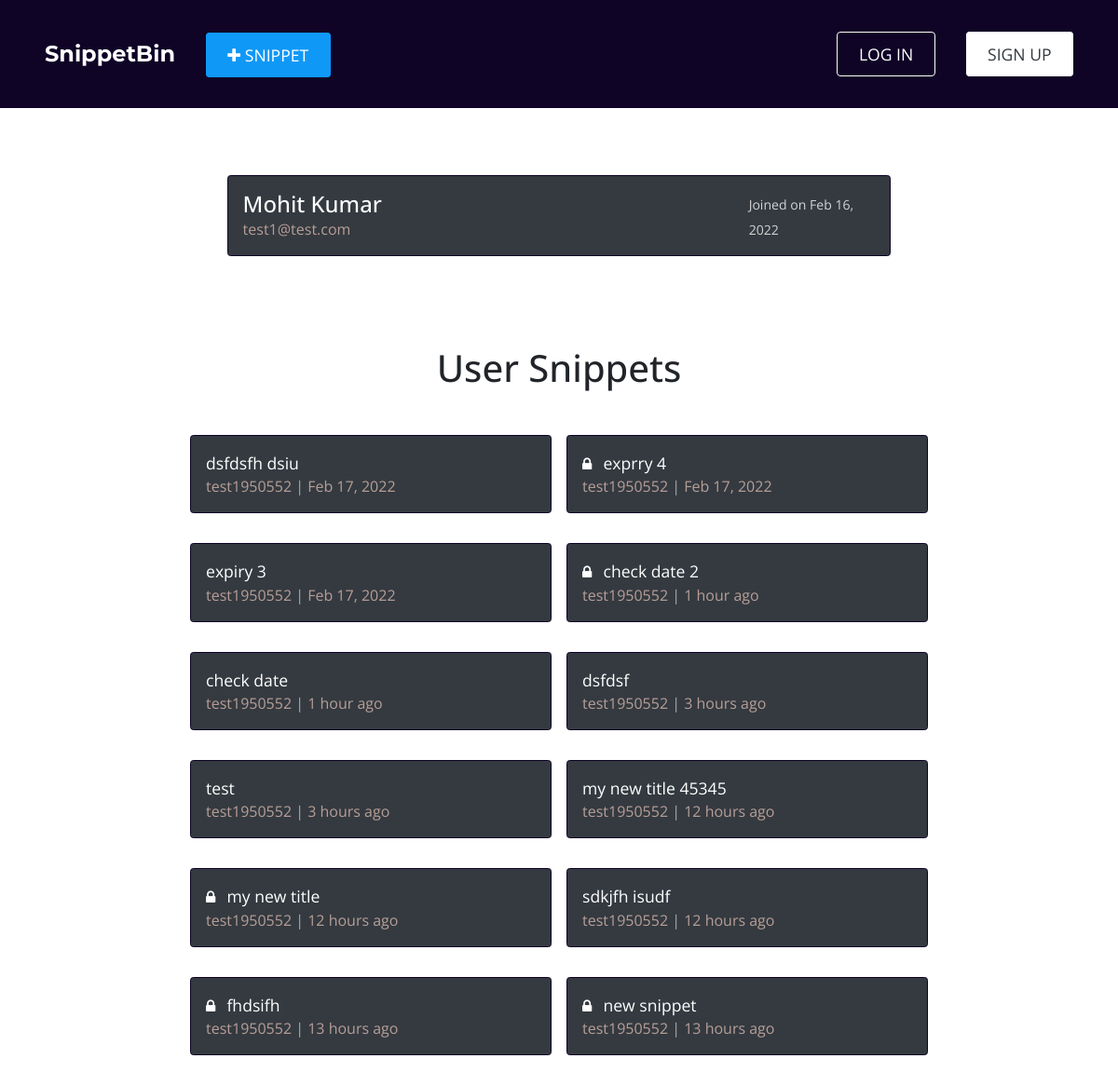
/u/test1950552/ (upper part), run on an earlier commit of the app's database.
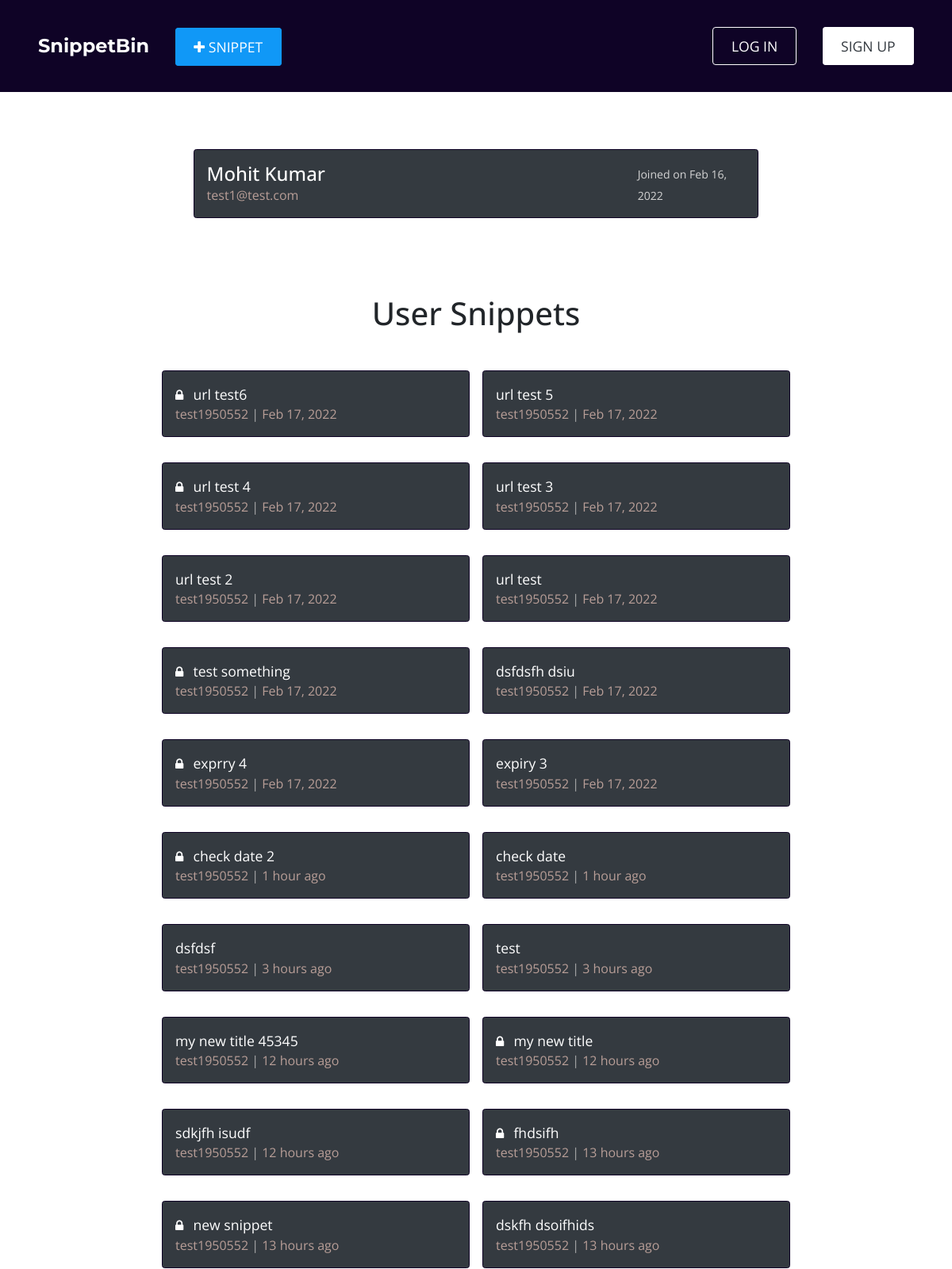
And on a later commit of the database.
### snippet/models.py (models this page shows)
class Snippet(models.Model):
  id = models.UUIDField(default = uuid.uuid4, unique = True, primary_key = True, editable = False)
  user = models.ForeignKey(User, on_delete = models.CASCADE)
  title = models.CharField(verbose_name = 'Title', max_length = 255)
  snippet = models.TextField(verbose_name = 'Snippet')
  is_encrypted = models.BooleanField(verbose_name = 'Is Encrypted', default = False)
  has_expiry = models.BooleanField(verbose_name = 'Has Expiry', default = False)
  created_at = models.DateTimeField(auto_now_add = True)
  expiration_date = models.DateTimeField(blank = True, null = True)
  expired = models.BooleanField(default = False, blank = True, null = True)
  def __str__(self):
    return str(self.id)
  def extract_delta_datetime(self):
    now = datetime.datetime.now()
    created_at = self.created_at
    created_at = created_at + datetime.timedelta(hours = 5, minutes = 30)
    start_tz = created_at.replace(tzinfo = timezone('UTC'))
    end_tz = now.replace(tzinfo = timezone('UTC'))
    val, show_type = find_datetime_delta(start_tz, end_tz)
    if show_type:
      show_type = show_type if val == 1 else show_type + 's'
    result = f'{val} {show_type} ago' if show_type else f'{val}'
    return result
  def if_has_expired(self):
    flag = False
    if self.has_expiry:
      now = datetime.datetime.now()
      created_at = self.created_at
      expiration_date = self.expiration_date
      start_tz = created_at.replace(tzinfo = timezone('UTC'))
      now_tz = now.replace(tzinfo = timezone('UTC'))
      if not expiration_date:
        expire_tz = start_tz + datetime.timedelta(days = 1)
      else:
        expire_tz = expiration_date.replace(tzinfo = timezone('UTC'))
      if now_tz > expire_tz:
        flag = True
    return flag

### account/models.py (models this page shows, shortened)
class User(AbstractBaseUser, PermissionsMixin):
    id = models.UUIDField(default=uuid.uuid4, unique=True, primary_key=True, editable=False)
    username = models.CharField(
      verbose_name='Username',
      max_length=40,
      validators=[
        RegexValidator(
          regex=USERNAME_REGEX,
          message='username must be alphanumeric. Can contain characters like @ . - _',
          code='invalid_username'
        )
      ]
    )
    email = models.EmailField(verbose_name='Email Address', max_length=120, unique=True)
    name = models.CharField(verbose_name='Your Full Name', max_length=50)
    date_joined = models.DateTimeField(verbose_name='Date Joined', auto_now_add=True)
    is_admin = models.BooleanField(verbose_name='Admin User', default=False)
    is_staff = models.BooleanField(verbose_name='Staff User', default=False)
    is_superuser = models.BooleanField(verbose_name='Super User', default=False)
    is_active = models.BooleanField(verbose_name='Active User', default=True)
    USERNAME_FIELD = 'email'
    objects = UserManager()

### home/views.py (the view)
# urls.py: path('u/<str:username>/', views.dashboard_view, name = 'dashboard')
def dashboard_view(request, username):
  context = {}
  logged_in_user = request.user if request.user.is_authenticated else None
  if not logged_in_user or logged_in_user.username != username:
    context['is_other_user'] = True
  else:
    context['is_other_user'] = False
  try:
    user = User.objects.get(username = username)
  except User.DoesNotExist:
    messages.info(request, 'Requested user\'s profile doesnot exists')
    return redirect('home:home')
  except MultipleObjectsReturned:
    user = User.objects.filter(username = username).first()
  snippets_of_user = Snippet.objects.filter(user = user).order_by('-created_at')
  private_r = Count('snippet', filter = Q(is_encrypted = True))
  ans = Snippet.objects.annotate(private_r = private_r)
  print(ans)
  context['user'] = user
  context['snippets'] = snippets_of_user
  return render(request, 'home/dashboard.html', context)

### snippet/utils.py (called while the page is built)
def find_datetime_delta(start, end):
  val = end.strftime("%b %d, %Y")
  show_type = None
  delta = end - start
  days_passed = delta.days
  seconds_passed = delta.seconds
  if days_passed == 0:
    if seconds_passed > 3600:
      v = seconds_passed // 3600 # hours
      t = 'hour'
    elif seconds_passed >= 60 and seconds_passed <= 3600:
      """ minutes ago """
      v = (seconds_passed // 60) % 60  # minutes
      t = 'minute'
    else:
      """ seconds ago """
      v = seconds_passed # seconds
      t = 'second'
    val = v
    show_type = t
  elif days_passed > 0 and days_passed <= 30:
    """ days ago """
    val = days_passed # days
    show_type = 'day'
  elif days_passed > 30 and days_passed <= 120:
    """ months ago """
    val = days_passed // 30 # month
    show_type = 'month'
  return val, show_type

### home/templates/home/dashboard.html (shortened to what this page needs)
{% extends 'base.html' %}
{% load static %}
{% block content %}
<div class="mk-container">
  <div class="snippet-card" style="width:90%">
    <div class="card-left-content">
      <div class="upper-content">
        <h4>{{ user.name }}</h4>
      </div>
      <div class="lower-content">
        <span>{{ user.email }}</span>
      </div>
    </div>
    <div class="card-right-content">
      <a style="color: lightgrey"><small>Joined on {{ user.date_joined|date:"M d, Y" }}</small></a>
    </div>
  </div>
</div>
<div class="mk-container">
  <h1 class="text-center mb-5">User Snippets</h1>
  <div class="snippets-wrapper">
    {% if snippets %}
      {% for snippet in snippets %}
        <div class="snippet-card">
          <div class="card-left-content">
            <div class="upper-content">
              {% if snippet.is_encrypted %}
                <i class="fa fa-lock mr-2"></i>
              {% endif %}
              <a href="{% url 'snippet:snippet_detail' snippet.id %}" class="snippet-title">{{ snippet.title }}</a>
            </div>
            <div class="lower-content">
              <span>{{ snippet.user.username }}</span>
              <span>{{ snippet.extract_delta_datetime }}</span>
            </div>
          </div>
        </div>
      {% endfor %}
    {% endif %}
  </div>
</div>
{% endblock content %}

What changed in the data, as far as the page shows it:
added Snippet: is_encrypted True (drawn), title "url test6", user.username "test1950552", extract_delta_datetime "Feb 17, 2022"
added Snippet: title "url test 5", user.username "test1950552", extract_delta_datetime "Feb 17, 2022"
added Snippet: is_encrypted True (drawn), title "url test 4", user.username "test1950552", extract_delta_datetime "Feb 17, 2022"
added Snippet: title "url test 3", user.username "test1950552", extract_delta_datetime "Feb 17, 2022"
added Snippet: title "url test 2", user.username "test1950552", extract_delta_datetime "Feb 17, 2022"
added Snippet: title "url test", user.username "test1950552", extract_delta_datetime "Feb 17, 2022"
added Snippet: is_encrypted True (drawn), title "test something", user.username "test1950552", extract_delta_datetime "Feb 17, 2022"
now on this page (row unchanged): Snippet: title "dskfh dsoifhids", user.username "test1950552", extract_delta_datetime "13 hours ago"
